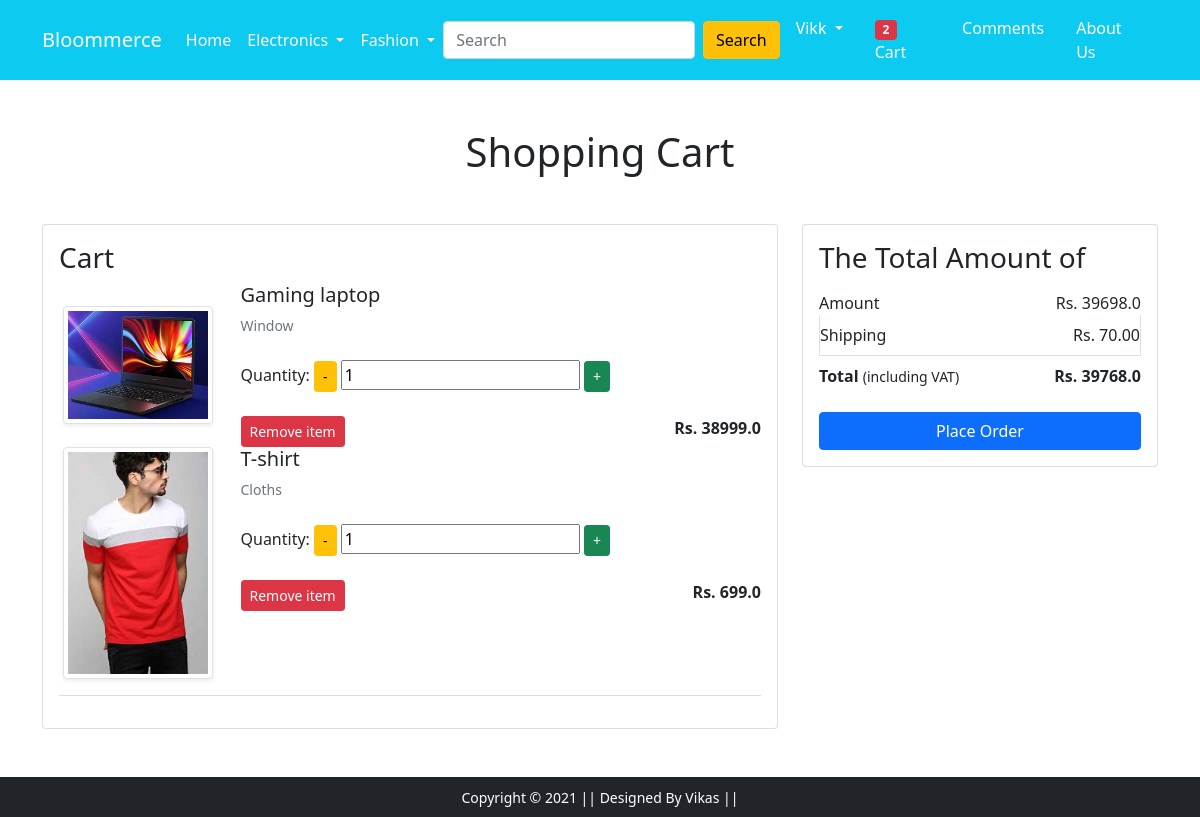
Page /cart/ (signed in) on the earlier database version.
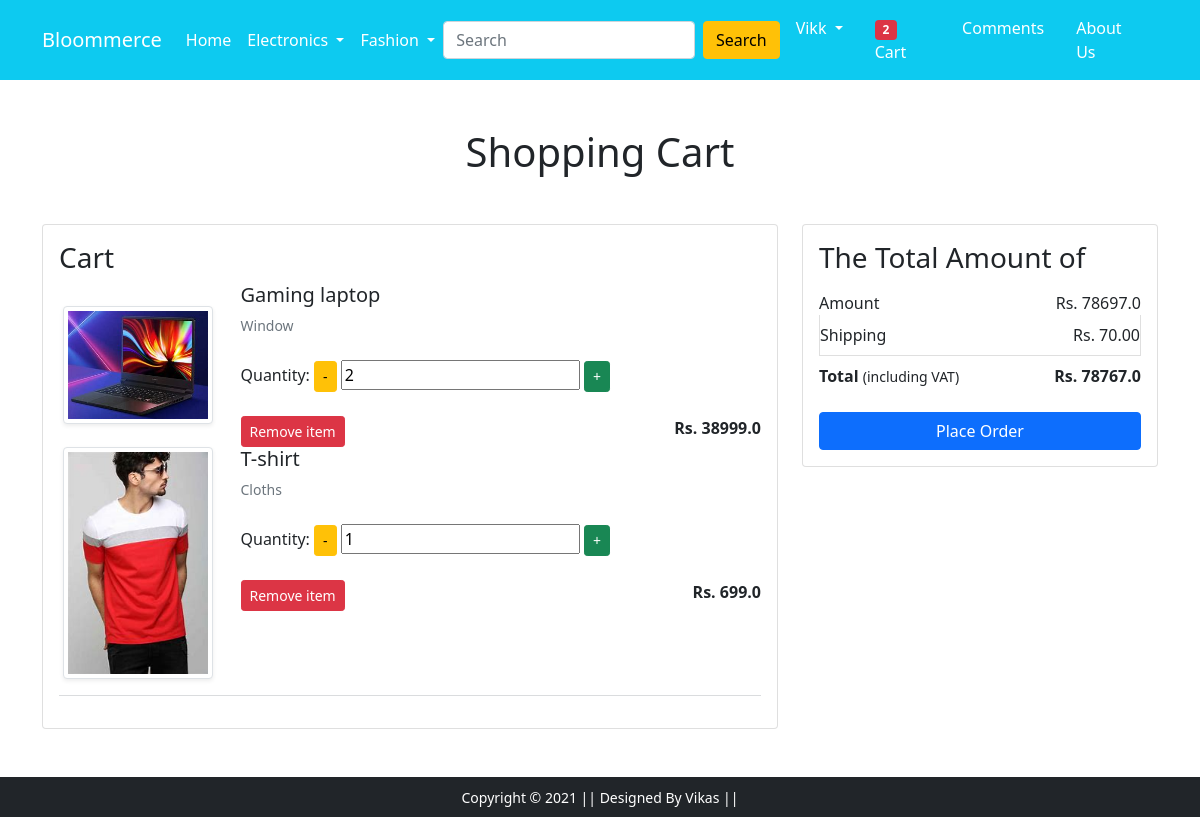
Same page on the later database version.
### app/models.py (models this page shows, shortened)
class Cart(models.Model):
    user = models.ForeignKey(User, on_delete=models.CASCADE)
    product = models.ForeignKey(Product, on_delete=models.CASCADE)
    quantity = models.PositiveIntegerField(default=1)

class Product(models.Model):
    title = models.CharField(max_length=100)
    price = models.FloatField()
    discount_price = models.FloatField()
    description = models.TextField()
    brand = models.CharField(max_length=100)
    category = models.CharField(choices=CATEGORY_CHOICES, max_length=30)
    product_image = models.ImageField(upload_to='productimg')

### app/views.py (the view)
# urls.py: path('cart/', views.show_cart, name='cart'),
@login_required(login_url='/accounts/login')
def show_cart(request):
    if request.user.is_authenticated:
        total_item = 0
        user = request.user
        carts = Cart.objects.filter(user=user)
        amount = 0.0
        shiping = 70.0
        total_amount = 0.0
        cart_product = [p for p in Cart.objects.all() if p.user == user]
        if request.user.is_authenticated:
            total_item = len(Cart.objects.filter(user=request.user))
        if cart_product:
            for p in cart_product:
                tempamount = p.quantity * p.product.price
                amount += tempamount
                totalamount = shiping + amount
            return render(request, 'app/addtocart.html', {'carts':carts, 'totalamount':totalamount, 'amount':amount, 'total_item':total_item})
        else:
            return render(request, 'app/emptycart.html')

### app/templates/app/addtocart.html (shortened to what this page needs)
{% extends 'app/base.html' %}
{% load static %}
{% block main-content %}
<div class="container my-5">
 <div class="row">
  <h1 class="text-center mb-5">Shopping Cart</h1>
  <div class="col-sm-8">
  <div class="card">
   <div class="card-body">
    <h3>Cart</h3>
    {% for cart in carts %}
    <div class="row">
     <div class="col-sm-3 text-center align-self-center"><img src="{{cart.product.product_image.url}}" alt="" srcset="" class="img-fluid img-thumbnail shadow-sm" height="150" width="150"> </div>
     <div class="col-sm-9">
      <div>
       <h5>{{cart.product.title}}</h5>
       <p class="mb-2 text-muted small">{{cart.product.description}}</p>
       <div class="my-4">
        <form method="POST" action="{% url 'update_cart' cart.id %}">
          <label for="quantity">Quantity:</label>
          <button type="submit" class="btn btn-sm btn-warning mr-3" name="update" value="-1">-</button>
          <input type="number" name="quantity" value="{{ cart.quantity }}">
          <button type="submit" class="btn btn-sm btn-success mr-3" name="update" value="1">+</button>
        </form>
      </div>
       <div class="d-flex justify-content-between mt-2">
        <a href="{% url 'remove' cart.id %}" class="btn btn-sm btn-danger mr-3">Remove item </a>
        <p class="mb-0"><span><strong>Rs. {{cart.product.price}}</strong></span></p>
       </div>
      </div>
     </div>
    </div>
    {% endfor %}
    <hr class="text-muted">
   </div>
   </div>
  </div>
  <div class="col-sm-4">
   <div class="card">
    <div class="card-body">
      <h3>The Total Amount of</h3>
      <ul class="list-group">
       <li class="list-group-item d-flex justify-content-between align-items-center border-0 px-0 pb-0">Amount<span>Rs. {{ amount }}</span></li>
       <li class="list-group-item d-flex justify-content-between align-items-center px-0">Shipping<span>Rs. 70.00</span></li>
       <li class="list-group-item d-flex justify-content-between align-items-center border-0 px-0 mb-3">
        <div>
           <strong>Total</strong> <small>(including VAT)</small>
         </div>
         <span><strong>Rs. {{ totalamount }}</strong></span>
       </li>
      </ul>
      <div class="d-grid"><a href="{% url 'checkout' %}" class="btn btn-primary">Place Order</a></div>
    </div>
   </div>
  </div>
 </div>
</div>
{% endblock main-content %}

### app/templates/app/base.html (shortened to what this page needs)
<!doctype html>
{% load static %}
<html lang="en">
  <head>
    <link href="https://cdn.jsdelivr.net/npm/bootstrap@5.0.0-beta1/dist/css/bootstrap.min.css" rel="stylesheet">
    <link rel="stylesheet" href="{% static 'app/css/owl.carousel.min.css' %}">
    <link rel="stylesheet" href="{% static 'app/css/all.min.css' %}">
    <link rel="stylesheet" href="{% static 'app/css/style.css' %}">
  </head>
  <body>
    <nav class="navbar navbar-expand-lg navbar-dark bg-info">
     <div class="container">
       <a class="navbar-brand" href="/">Bloommerce</a>
       <div class="collapse navbar-collapse" id="navbarSupportedContent">
         <ul class="navbar-nav me-auto mb-2 mb-lg-0">
           <li class="nav-item">
             <a class="nav-link active" aria-current="page" href="/">Home</a>
           </li>
           <li class="nav-item dropdown">
             <a class="nav-link dropdown-toggle text-white" href="#" id="electronicsDropdown" role="button" data-bs-toggle="dropdown" aria-expanded="false">
               Electronics
             </a>
           </li>
           <li class="nav-item dropdown">
             <a class="nav-link dropdown-toggle text-white" href="#" id="fashionDropdown" role="button" data-bs-toggle="dropdown" aria-expanded="false">
               Fashion
             </a>
           </li>
         </ul>
         <form class="d-flex" action="{% url 'search' %}" method="get">
           <input class="form-control me-2" name="query" id="query" type="search" placeholder="Search" aria-label="Search">
           <button class="btn btn-warning" type="submit">Search</button>
         </form>
         <div>
          <ul class="navbar-nav me-auto mb-2 mb-lg-0">
            {% if request.user.is_authenticated %}
           <li class="nav-item dropdown mx-2">
              <a class="nav-link dropdown-toggle text-white" href="#" id="profileDropdown" role="button" data-bs-toggle="dropdown" aria-expanded="false">
                {{ request.user.username|capfirst }}
              </a>
            </li>
            <li class="nav-item mx-2">
             <a href="{% url 'cart' %}" class="nav-link text-white"><span class="badge bg-danger">{{total_item}}</span> Cart </a>
            </li>
            <li class="nav-item mx-2">
              <a href="{% url 'comment' %}" class="nav-link text-white">Comments</a>
            </li>
            {% endif %}
            <li class="nav-item mx-2">
              <a href="{% url 'about' %}" class="nav-link text-white">About Us</a>
            </li>
          </ul>
         </div>
       </div>
     </div>
    </nav>
    {% block main-content %} {% endblock main-content %}
    <footer class="container-fluid bg-dark text-center p-2 mt-5">
        <small class="text-white">Copyright &copy; 2021 || Designed By Vikas || </small>
    </footer>
  </body>
</html>

Differences in the rows shown:
changed Cart "Gaming laptop": quantity "1" → "2"
Other differences:
{{ amount }}: "39698.0" → "78697.0"
{{ totalamount }}: "39768.0" → "78767.0"
